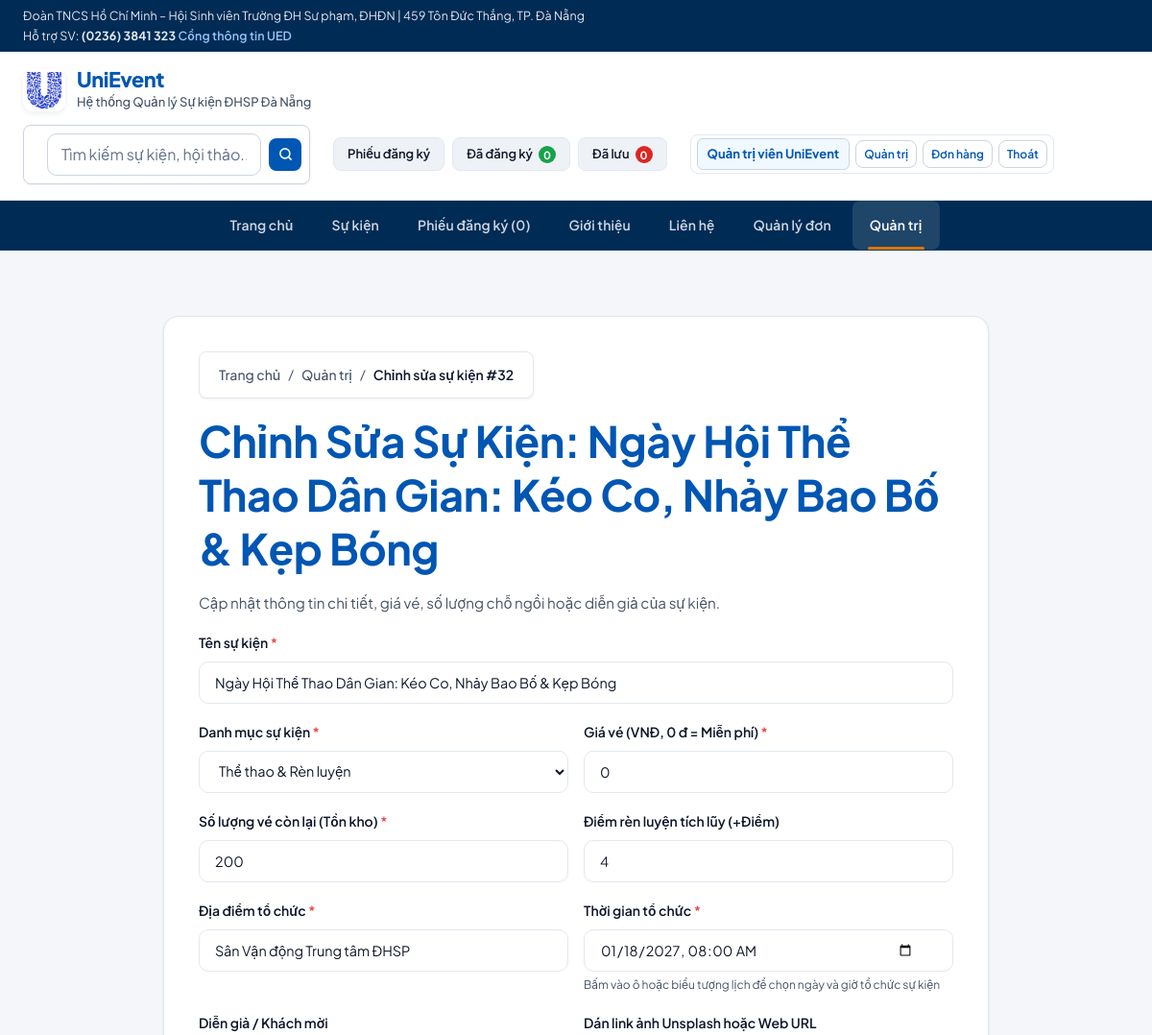
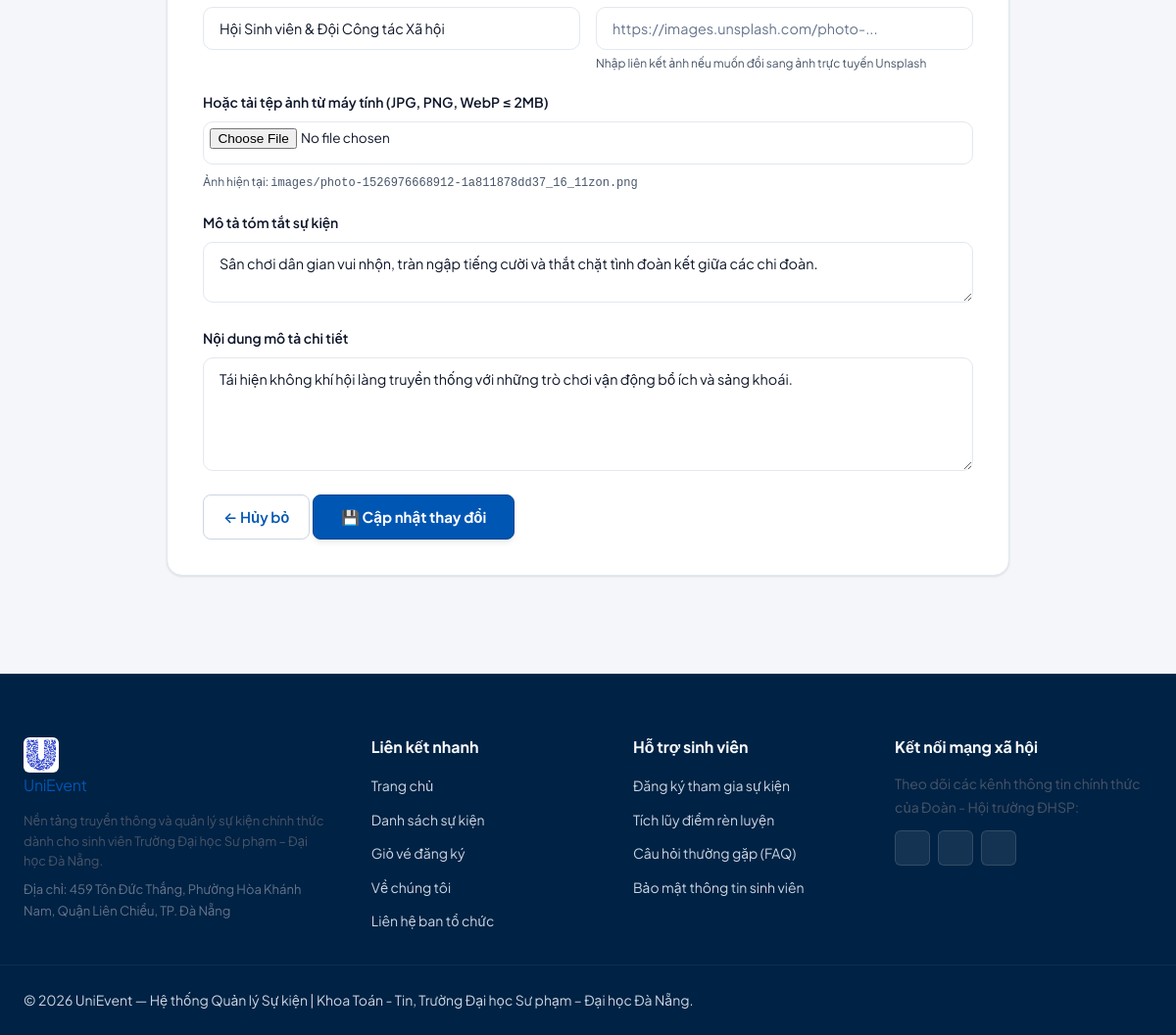
The page /sua-san-pham.php?id=32 (signed in) on the database its author committed (2 pictures, top to bottom).
### tables this page shows
CREATE TABLE nguoi_dung (
  id            INT UNSIGNED AUTO_INCREMENT PRIMARY KEY,
  email         VARCHAR(150) NOT NULL UNIQUE,
  ho_ten        VARCHAR(100) NOT NULL,
  mat_khau      VARCHAR(255) NOT NULL,
  vai_tro       ENUM('quan_tri', 'khach_hang') NOT NULL DEFAULT 'khach_hang',
  so_dien_thoai VARCHAR(20) NULL,
  ngay_tao      DATETIME NOT NULL DEFAULT CURRENT_TIMESTAMP
);

CREATE TABLE su_kien (
  id            INT UNSIGNED AUTO_INCREMENT PRIMARY KEY,
  danh_muc_id   INT UNSIGNED NOT NULL,
  ten           VARCHAR(200) NOT NULL,
  gia           INT UNSIGNED NOT NULL DEFAULT 0 CHECK (gia >= 0),
  ton_kho       INT UNSIGNED NOT NULL DEFAULT 0 CHECK (ton_kho >= 0),
  dia_diem      VARCHAR(255) NOT NULL,
  thoi_gian     DATETIME NOT NULL,
  diem_ren_luyen INT UNSIGNED NOT NULL DEFAULT 0,
  dien_gia      VARCHAR(255) NULL,
  anh           VARCHAR(500) NULL,
  mo_ta_ngan    TEXT NULL,
  mo_ta_chi_tiet MEDIUMTEXT NULL,
  video         VARCHAR(255) NULL,
  ngay_tao      DATETIME NOT NULL DEFAULT CURRENT_TIMESTAMP,
  FOREIGN KEY (danh_muc_id) REFERENCES danh_muc(id),
  INDEX idx_su_kien_dm_gia (danh_muc_id, gia),
  INDEX idx_su_kien_thoi_gian (thoi_gian)
);

CREATE TABLE danh_muc (
  id        INT UNSIGNED AUTO_INCREMENT PRIMARY KEY,
  ten       VARCHAR(100) NOT NULL,
  slug      VARCHAR(100) NOT NULL UNIQUE,
  mo_ta     TEXT NULL
);

### sua-san-pham.php (the view, shortened to what the rows shown need)
<?php
require_once __DIR__ . '/inc/config.php';
yeuCauQuyen('quan_tri');
$id = filter_var($_GET['id'] ?? '', FILTER_VALIDATE_INT);
$st = db()->prepare('SELECT * FROM su_kien WHERE id = ?');
$st->execute([$id]);
$cu = $st->fetch();
$dsDanhMuc = db()->query('SELECT id, ten FROM danh_muc ORDER BY id')->fetchAll();
$loi = [];
$f = $_SERVER['REQUEST_METHOD'] === 'POST' ? $_POST : $cu;
require __DIR__ . '/inc/header.php';
?>
<main class="vung-chinh noi-dung-chinh container py-4">
  <div style="max-width: 860px; margin: 20px auto; background: var(--nen-surface); border: 1px solid var(--border-nhat); border-radius: 16px; padding: 36px; box-shadow: var(--shadow-card);">
    <div class="trang-tieu-de mb-4">
      <h1 class="h3 mb-2 font-hien-thi fw-800 text-chinh">Chỉnh Sửa Sự Kiện: <?= e($cu['ten']) ?></h1>
      <p class="text-phu fs-meta" style="font-size:0.95rem;">
        Cập nhật thông tin chi tiết, giá vé, số lượng chỗ ngồi hoặc diễn giả của sự kiện.
      </p>
    </div>
    <form action="sua-san-pham.php?id=<?= $id ?>" method="POST" enctype="multipart/form-data" novalidate>
      <div class="form-group mb-4">
        <label for="ten" class="form-label fw-bold mb-2" style="font-size:0.875rem; color:var(--chu-chinh);">
          Tên sự kiện <span style="color:#ef4444;">*</span>
        </label>
        <input
          type="text"
          id="ten"
          name="ten"
          class="form-control <?= isset($loi['ten']) ? 'is-invalid' : '' ?>"
          value="<?= e($f['ten'] ?? '') ?>"
          style="width:100%; height:44px; padding:0.5rem 1rem; border:1.5px solid var(--border-nhat); border-radius:10px; font-size:0.9rem;"
          required
        />
      </div>
      <div class="row g-3 mb-4" style="display:flex; flex-wrap:wrap; gap:16px;">
        <div style="flex:1 1 240px;">
          <label for="danh_muc_id" class="form-label fw-bold mb-2" style="font-size:0.875rem; color:var(--chu-chinh);">
            Danh mục sự kiện <span style="color:#ef4444;">*</span>
          </label>
          <select id="danh_muc_id" name="danh_muc_id" class="form-control <?= isset($loi['danh_muc_id']) ? 'is-invalid' : '' ?>" style="width:100%; height:44px; padding:0.5rem 1rem; border:1.5px solid var(--border-nhat); border-radius:10px; font-size:0.9rem;" required>
            <?php foreach ($dsDanhMuc as $dm): ?>
              <option value="<?= $dm['id'] ?>" <?= ((string)($f['danh_muc_id'] ?? '')) === ((string)$dm['id']) ? 'selected' : '' ?>>
                <?= e($dm['ten']) ?>
              </option>
            <?php endforeach; ?>
          </select>
        </div>
        <div style="flex:1 1 240px;">
          <label for="gia" class="form-label fw-bold mb-2" style="font-size:0.875rem; color:var(--chu-chinh);">
            Giá vé (VNĐ, 0 đ = Miễn phí) <span style="color:#ef4444;">*</span>
          </label>
          <input
            type="number"
            id="gia"
            name="gia"
            min="0"
            step="1000"
            class="form-control <?= isset($loi['gia']) ? 'is-invalid' : '' ?>"
            value="<?= e($f['gia'] ?? 0) ?>"
            style="width:100%; height:44px; padding:0.5rem 1rem; border:1.5px solid var(--border-nhat); border-radius:10px; font-size:0.9rem;"
            required
          />
        </div>
      </div>
      <div class="row g-3 mb-4" style="display:flex; flex-wrap:wrap; gap:16px;">
        <div style="flex:1 1 240px;">
          <label for="ton_kho" class="form-label fw-bold mb-2" style="font-size:0.875rem; color:var(--chu-chinh);">
            Số lượng vé còn lại (Tồn kho) <span style="color:#ef4444;">*</span>
          </label>
          <input
            type="number"
            id="ton_kho"
            name="ton_kho"
            min="0"
            max="99999"
            class="form-control <?= isset($loi['ton_kho']) ? 'is-invalid' : '' ?>"
            value="<?= e($f['ton_kho'] ?? 0) ?>"
            style="width:100%; height:44px; padding:0.5rem 1rem; border:1.5px solid var(--border-nhat); border-radius:10px; font-size:0.9rem;"
            required
          />
        </div>
        <div style="flex:1 1 240px;">
          <label for="diem_ren_luyen" class="form-label fw-bold mb-2" style="font-size:0.875rem; color:var(--chu-chinh);">
            Điểm rèn luyện tích lũy (+Điểm)
          </label>
          <input
            type="number"
            id="diem_ren_luyen"
            name="diem_ren_luyen"
            min="0"
            max="30"
            class="form-control"
            value="<?= e($f['diem_ren_luyen'] ?? 0) ?>"
            style="width:100%; height:44px; padding:0.5rem 1rem; border:1.5px solid var(--border-nhat); border-radius:10px; font-size:0.9rem;"
          />
        </div>
      </div>
      <div class="row g-3 mb-4" style="display:flex; flex-wrap:wrap; gap:16px;">
        <div style="flex:1 1 240px;">
          <label for="dia_diem" class="form-label fw-bold mb-2" style="font-size:0.875rem; color:var(--chu-chinh);">
            Địa điểm tổ chức <span style="color:#ef4444;">*</span>
          </label>
          <input
            type="text"
            id="dia_diem"
            name="dia_diem"
            class="form-control <?= isset($loi['dia_diem']) ? 'is-invalid' : '' ?>"
            value="<?= e($f['dia_diem'] ?? '') ?>"
            style="width:100%; height:44px; padding:0.5rem 1rem; border:1.5px solid var(--border-nhat); border-radius:10px; font-size:0.9rem;"
            required
          />
        </div>
        <div style="flex:1 1 240px;">
          <?php
          $valThoiGian = '';
          if (!empty($f['thoi_gian'])) {
              $ts = strtotime(str_replace('T', ' ', (string)$f['thoi_gian']));
              if ($ts !== false) {
                  $valThoiGian = date('Y-m-d\TH:i', $ts);
              }
          }
          ?>
          <div style="position:relative;">
            <input
              type="datetime-local"
              id="thoi_gian"
              name="thoi_gian"
              class="form-control <?= isset($loi['thoi_gian']) ? 'is-invalid' : '' ?>"
              value="<?= e($valThoiGian) ?>"
              style="width:100%; height:44px; padding:0.5rem 2.5rem 0.5rem 1rem; border:1.5px solid var(--border-nhat); border-radius:10px; font-size:0.9rem; cursor:pointer;"
              onclick="try{this.showPicker()}catch(e){}"
              required
            />
          </div>
        </div>
      </div>
      <div class="row g-3 mb-4" style="display:flex; flex-wrap:wrap; gap:16px;">
        <div style="flex:1 1 240px;">
          <label for="dien_gia" class="form-label fw-bold mb-2" style="font-size:0.875rem; color:var(--chu-chinh);">
            Diễn giả / Khách mời
          </label>
          <input
            type="text"
            id="dien_gia"
            name="dien_gia"
            class="form-control"
            value="<?= e($f['dien_gia'] ?? '') ?>"
            style="width:100%; height:44px; padding:0.5rem 1rem; border:1.5px solid var(--border-nhat); border-radius:10px; font-size:0.9rem;"
          />
        </div>
      </div>
      <div class="form-group mb-4">
        <?php if (!empty($cu['anh'])): ?>
          <div class="mt-2 fs-meta text-phu" style="font-size:0.75rem;">
            Ảnh hiện tại: <code><?= e($cu['anh']) ?></code>
          </div>
        <?php endif; ?>
      </div>
      <div class="form-group mb-4">
        <label for="mo_ta_ngan" class="form-label fw-bold mb-2" style="font-size:0.875rem; color:var(--chu-chinh);">
          Mô tả tóm tắt sự kiện
        </label>
        <textarea
          id="mo_ta_ngan"
          name="mo_ta_ngan"
          rows="2"
          class="form-control"
          style="width:100%; padding:0.75rem 1rem; border:1.5px solid var(--border-nhat); border-radius:10px; font-size:0.9rem; font-family:inherit;"
        ><?= e($f['mo_ta_ngan'] ?? '') ?></textarea>
      </div>
      <div class="form-group mb-4">
        <label for="mo_ta_chi_tiet" class="form-label fw-bold mb-2" style="font-size:0.875rem; color:var(--chu-chinh);">
          Nội dung mô tả chi tiết
        </label>
        <textarea
          id="mo_ta_chi_tiet"
          name="mo_ta_chi_tiet"
          rows="5"
          class="form-control"
          style="width:100%; padding:0.75rem 1rem; border:1.5px solid var(--border-nhat); border-radius:10px; font-size:0.9rem; font-family:inherit;"
        ><?= e($f['mo_ta_chi_tiet'] ?? '') ?></textarea>
      </div>
    </form>
  </div>
</main>
<?php require __DIR__ . '/inc/footer.php'; ?>

### inc/header.php (shortened to what the rows shown need)
<?php
$goc ??= '';
$duongDanHienTai = $_SERVER['SCRIPT_NAME'] ?? '';
$laTrangHung = str_contains($duongDanHienTai, '3120224065_Hung');
$laDarkHung = $laTrangHung && ((isset($bodyClass) && str_contains((string)$bodyClass, 'dark-theme')) || (($_COOKIE['hung_theme'] ?? '') === 'dark'));
$lopBody = trim($bodyClass ?? '');
?>
<!DOCTYPE html>
<html lang="vi" <?= $laDarkHung ? 'class="dark-theme" data-theme="dark"' : '' ?>>
<head>
  <?php
    $cssV = static function(string $tep) use ($goc): string {
        $duongDan = __DIR__ . '/../' . ltrim($tep, '/');
        $ver = file_exists($duongDan) ? filemtime($duongDan) : time();
        return $goc . $tep . '?v=' . $ver;
    };
  ?>
  <link rel="stylesheet" href="<?= $cssV('css/01-bien.css') ?>">
  <link rel="stylesheet" href="<?= $cssV('css/02-chuan-hoa.css') ?>">
  <link rel="stylesheet" href="<?= $cssV('css/03-bo-cuc.css') ?>">
  <link rel="stylesheet" href="<?= $cssV('css/04-thanh-phan.css') ?>">
  <link rel="stylesheet" href="<?= $cssV('css/05-tien-ich.css') ?>">
</head>
<body class="trang <?= e($lopBody) ?>" data-user-id="<?= idNguoiDung() ?? '' ?>">
  <header class="vung-dau">
    <div class="container site-header__inner">
      <div class="header-phai">
        <div class="header-tai-khoan-wrap">
        <?php if (daDangNhap()): ?>
          <?php if (laAdmin()): ?>
            <div class="tai-khoan-admin" role="group" aria-label="Tài khoản Quản trị">
              <span class="badge-quantri" title="Quản trị viên hệ thống"><?= uiIcon("shield", "icon-brand", 14) ?> <?= e(tenNguoiDung()) ?></span>
              <a href="<?= $goc ?>quan-tri.php" class="nut-bam nut-phu nut-nho" style="padding: 4px 8px; font-size: 0.75rem;" title="Mở trang Quản trị">Quản trị</a>
              <a href="<?= $goc ?>don-hang.php" class="nut-bam nut-phu nut-nho" style="padding: 4px 8px; font-size: 0.75rem;" title="Xem các đơn hàng">Đơn hàng</a>
              <a href="<?= $goc ?>dang-xuat.php" class="nut-bam nut-canh-bao nut-nho" style="padding: 4px 8px; font-size: 0.75rem;" title="Đăng xuất khỏi hệ thống">Thoát</a>
            </div>
          <?php endif; ?>
        <?php endif; ?>
        </div>
      </div>
    </div>
  </header>

### rows shown on the page
nguoi_dung: ho_ten "Quản trị viên UniEvent"
su_kien: ten "Ngày Hội Thể Thao Dân Gian: Kéo Co, Nhảy Bao Bố & Kẹp Bóng", danh_muc_id "Thể thao & Rèn luyện", gia "0", ton_kho "200", diem_ren_luyen "4", dia_diem "Sân Vận động Trung tâm ĐHSP", thoi_gian "01/18/2027 08:00", dien_gia "Hội Sinh viên & Đội Công tác Xã hội", anh "images/photo-1526976668912-1a811878dd37_16_11zon.png", mo_ta_ngan "Sân chơi dân gian vui nhộn, tràn ngập tiếng cười và thắt chặt tình đoàn kết giữa các chi đoàn.", mo_ta_chi_tiet "Tái hiện không khí hội làng truyền thống với những trò chơi vận động bổ ích và sảng khoái."

### other values the page prints
$gio->soMonDaXacNhan() "0"
$nhan "Trang chủ"
$nhan "Sự kiện"
$nhan "Phiếu đăng ký (0)"
$nhan "Giới thiệu"
$nhan "Liên hệ"
$nhan "Quản lý đơn"
$nhan "Quản trị"
$id "32"
